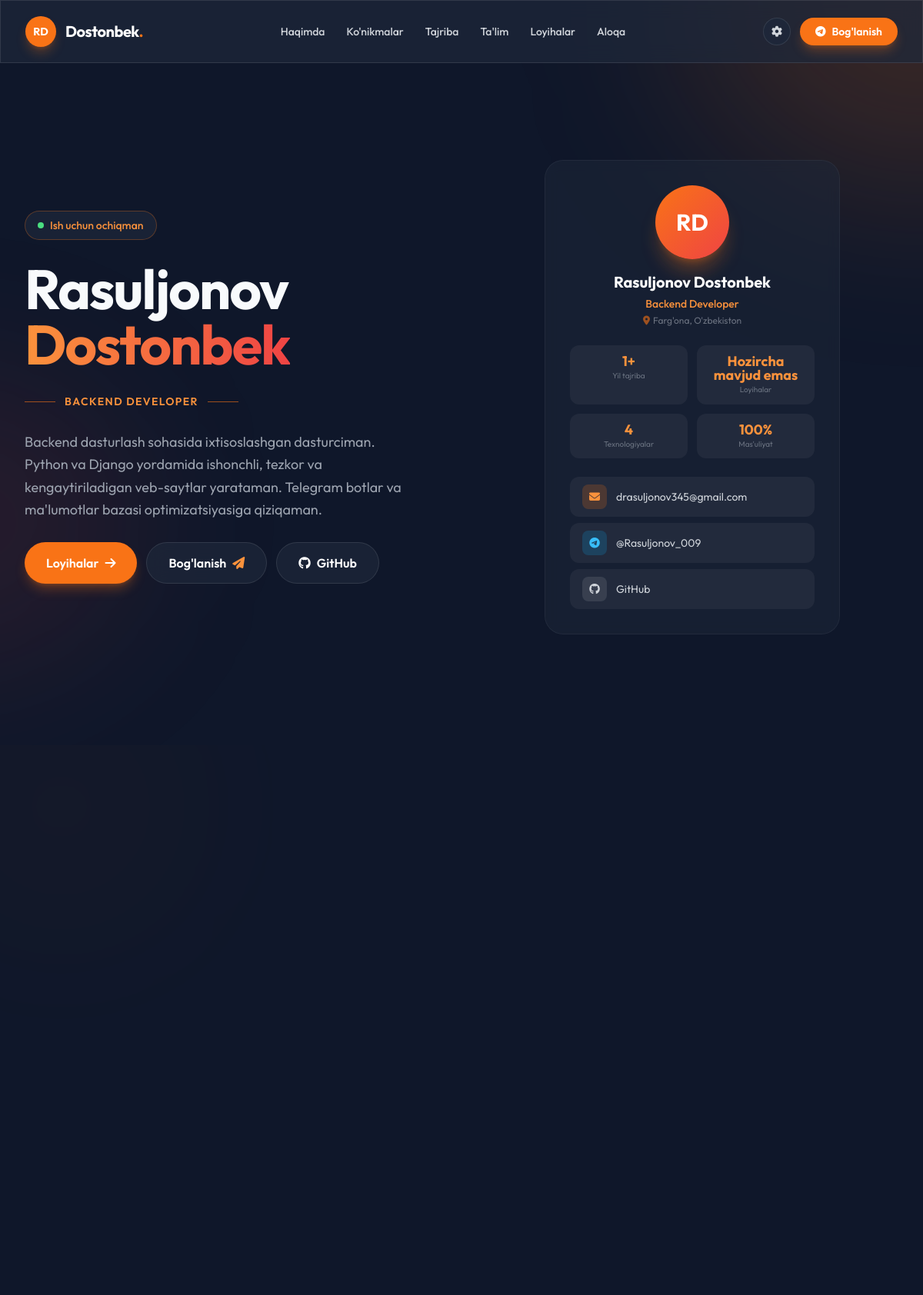
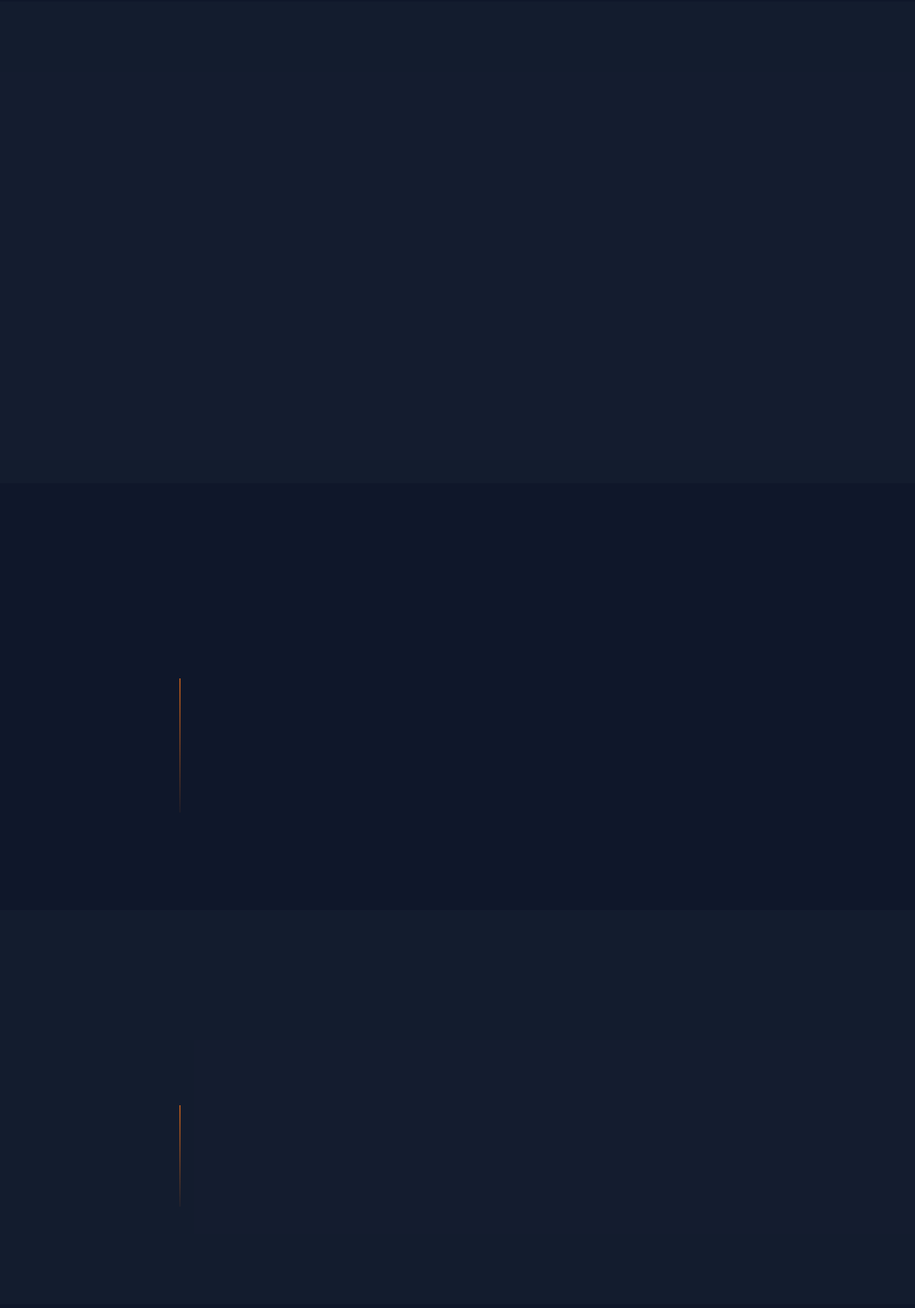
The page / (upper part) on the database its author committed (2 pictures, top to bottom).
### portfolio/models.py (models this page shows, shortened)
class Profile(models.Model):
    name        = models.CharField(max_length=100, verbose_name="Ism-familiya")
    role        = models.CharField(max_length=100, verbose_name="Kasb/Rol")
    bio         = models.TextField(verbose_name="Bio (o'zingiz haqingizda)")
    location    = models.CharField(max_length=100, verbose_name="Joylashuv")
    email       = models.EmailField(verbose_name="Email")
    github      = models.URLField(blank=True, verbose_name="GitHub URL")
    telegram    = models.URLField(blank=True, verbose_name="Telegram URL")
    linkedin    = models.URLField(blank=True, verbose_name="LinkedIn URL")
    experience  = models.CharField(max_length=50, default="1+ yil", verbose_name="Tajriba (masalan: 1+ yil)")
    class Meta:
        verbose_name = "Profil"
        verbose_name_plural = "Profil"

class Stat(models.Model):
    num     = models.CharField(max_length=20, verbose_name="Raqam (masalan: 10+)")
    label   = models.CharField(max_length=50, verbose_name="Izoh (masalan: Loyihalar)")
    icon    = models.CharField(max_length=60, default="fa-star", verbose_name="Font Awesome icon class")
    order   = models.PositiveSmallIntegerField(default=0, verbose_name="Tartib")
    class Meta:
        verbose_name = "Statistika"
        verbose_name_plural = "Statistikalar"
        ordering = ['order']

### portfolio/views.py (the view)
def index(request):
    profile     = Profile.objects.first()
    stats       = Stat.objects.all()
    skills      = Skill.objects.all()
    experiences = Experience.objects.all()
    education   = Education.objects.all()
    projects    = Project.objects.all()
    context = {
        "profile":     profile,
        "stats":       stats,
        "skills":      skills,
        "experiences": experiences,
        "education":   education,
        "projects":    projects,
        "nav_items":   NAV_ITEMS,
    }
    return render(request, 'portfolio/index.html', context)

### portfolio/models.py (called while the page is built)
    def tags_list(self):
        return [t.strip() for t in self.tags.split(',') if t.strip()]

    def tags_list(self):
        return [t.strip() for t in self.tags.split(',') if t.strip()]

### portfolio/templates/portfolio/index.html (shortened to what this page needs)
{% extends 'base.html' %}
{% block main %}
<section id="about" class="py-24 relative overflow-hidden">
  <div class="blob-orange -top-20 -left-20 w-80 h-80 opacity-20"></div>
  <div class="max-w-7xl mx-auto px-4 sm:px-6 lg:px-8">
    {% if profile %}
    <div class="grid grid-cols-1 lg:grid-cols-2 gap-12 items-start">
    </div>
    {% else %}
    <div class="text-center py-10"><p class="text-gray-500">Admin panelda profil ma'lumotlarini kiriting.</p></div>
    {% endif %}
  </div>
</section>
<section id="skills" class="py-24 bg-dark-800/30">
  <div class="max-w-7xl mx-auto px-4 sm:px-6 lg:px-8">
    {% if skills %}
    <div class="grid grid-cols-1 md:grid-cols-2 gap-6">
    </div>
    {% else %}
    <div class="text-center py-10"><p class="text-gray-500">Admin panelda ko'nikmalar qo'shing.</p></div>
    {% endif %}
  </div>
</section>
<section id="experience" class="py-24">
  <div class="max-w-7xl mx-auto px-4 sm:px-6 lg:px-8">
    <div class="max-w-3xl mx-auto">
      {% if experiences %}
      <div class="relative pl-12">
        <div class="timeline-line"></div>
      </div>
      {% else %}
      <div class="text-center py-10"><p class="text-gray-500">Admin panelda tajriba qo'shing.</p></div>
      {% endif %}
    </div>
  </div>
</section>
<section id="education" class="py-24 bg-dark-800/30">
  <div class="max-w-7xl mx-auto px-4 sm:px-6 lg:px-8">
    <div class="max-w-3xl mx-auto">
      {% if education %}
      <div class="relative pl-12">
        <div class="timeline-line"></div>
      </div>
      {% else %}
      <div class="text-center py-10"><p class="text-gray-500">Admin panelda ta'lim qo'shing.</p></div>
      {% endif %}
    </div>
  </div>
</section>
<section id="projects" class="py-24 relative overflow-hidden">
  <div class="blob-orange top-0 right-0 w-96 h-96 opacity-10"></div>
</section>
{% endblock main %}

### templates/base.html (shortened to what this page needs)
<!DOCTYPE html>
<html lang="uz">
<head>
  {% include 'components/_scripts_and_styles.html' %}
</head>
<body class="bg-dark-900 text-slate-50 font-outfit antialiased">
  {% include 'components/_navbar.html' %}
  {% include 'components/_hero.html' %}
  {% block main %}{% endblock main %}
</body>
</html>

### templates/components/_scripts_and_styles.html (shortened to what this page needs)
{% load static %}
<script src="https://cdn.tailwindcss.com"></script>
<link rel="stylesheet" href="https://cdnjs.cloudflare.com/ajax/libs/font-awesome/6.4.0/css/all.min.css">
<link rel="stylesheet" href="{% static 'assets/css/style.css' %}">

### templates/components/_navbar.html (shortened to what this page needs)
<nav class="fixed w-full z-40 glass top-0 transition-all duration-300">
  <div class="max-w-7xl mx-auto px-4 sm:px-6 lg:px-8">
    <div class="flex justify-between items-center h-20">
      <a href="{% url 'index' %}" class="flex items-center gap-3 group">
        <div class="w-10 h-10 rounded-full bg-primary-500 flex items-center justify-center text-white font-bold shadow-lg shadow-primary-500/30 group-hover:scale-110 transition">
          <span class="text-sm font-bold">RD</span>
        </div>
        <span class="font-bold text-xl tracking-tight text-white">Dostonbek<span class="text-primary-500">.</span></span>
      </a>
      <div class="hidden md:flex items-center space-x-7">
        <a href="#about"      class="text-gray-300 hover:text-primary-400 font-medium transition text-sm">Haqimda</a>
        <a href="#skills"     class="text-gray-300 hover:text-primary-400 font-medium transition text-sm">Ko'nikmalar</a>
        <a href="#experience" class="text-gray-300 hover:text-primary-400 font-medium transition text-sm">Tajriba</a>
        <a href="#education"  class="text-gray-300 hover:text-primary-400 font-medium transition text-sm">Ta'lim</a>
        <a href="#projects"   class="text-gray-300 hover:text-primary-400 font-medium transition text-sm">Loyihalar</a>
        <a href="#contact"    class="text-gray-300 hover:text-primary-400 font-medium transition text-sm">Aloqa</a>
      </div>
      <div class="hidden md:flex items-center gap-3">
        <a href="/admin/" class="w-9 h-9 glass rounded-full flex items-center justify-center text-gray-300 hover:text-primary-400 hover:border-primary-500/40 transition" title="Admin panel">
          <i class="fas fa-cog text-sm"></i>
        </a>
        {% if profile.telegram %}
        <a href="{{ profile.telegram }}" target="_blank"
           class="bg-primary-500 hover:bg-primary-600 text-white px-5 py-2 rounded-full font-semibold text-sm transition shadow-lg shadow-primary-500/30 flex items-center gap-2">
          <i class="fa-brands fa-telegram"></i> Bog'lanish
        </a>
        {% endif %}
      </div>
    </div>
  </div>
</nav>

### templates/components/_hero.html (shortened to what this page needs)
<section class="relative pt-36 pb-24 lg:pt-52 lg:pb-36 overflow-hidden">
  <div class="blob-orange -top-1/4 -right-1/4 w-1/2 h-1/2"></div>
  <div class="blob-red top-1/2 -left-1/4 w-2/5 h-2/5"></div>
  <div class="max-w-7xl mx-auto px-4 sm:px-6 lg:px-8 relative">
    {% if profile %}
    <div class="grid grid-cols-1 lg:grid-cols-2 gap-16 items-center">
      <div class="space-y-7 text-center lg:text-left">
        <div class="inline-flex items-center gap-2 px-4 py-2 rounded-full glass border border-primary-500/30 text-primary-400 text-sm font-medium">
          <span class="w-2 h-2 rounded-full bg-green-400 animate-pulse"></span>
          Ish uchun ochiqman
        </div>
        <h1 class="text-5xl lg:text-7xl font-bold leading-tight tracking-tight">
          Rasuljonov<br>
          <span class="text-transparent bg-clip-text bg-gradient-to-r from-primary-400 to-red-500">Dostonbek</span>
        </h1>
        <div class="flex items-center gap-3 justify-center lg:justify-start">
          <div class="h-px w-10 bg-primary-500/60"></div>
          <span class="text-primary-400 font-semibold tracking-widest text-sm uppercase">{{ profile.role }}</span>
          <div class="h-px w-10 bg-primary-500/60"></div>
        </div>
        <p class="text-gray-400 text-lg leading-relaxed lg:max-w-lg mx-auto lg:mx-0">{{ profile.bio }}</p>
        <div class="flex flex-wrap gap-3 justify-center lg:justify-start">
          <a href="#projects" class="bg-primary-500 hover:bg-primary-600 text-white px-7 py-3.5 rounded-full font-semibold transition shadow-lg shadow-primary-500/30 flex items-center gap-2 hover:-translate-y-1">
            Loyihalar <i class="fas fa-arrow-right"></i>
          </a>
          <a href="#contact" class="glass px-7 py-3.5 rounded-full font-semibold text-white hover:bg-white/10 transition flex items-center gap-2 hover:-translate-y-1">
            Bog'lanish <i class="fas fa-paper-plane text-primary-400"></i>
          </a>
          {% if profile.github %}
          <a href="{{ profile.github }}" target="_blank" class="glass px-7 py-3.5 rounded-full font-semibold text-white hover:bg-white/10 transition flex items-center gap-2 hover:-translate-y-1">
            <i class="fa-brands fa-github"></i> GitHub
          </a>
          {% endif %}
        </div>
      </div>
      <div class="relative mt-8 lg:mt-0 flex justify-center">
        <div class="glass-card rounded-3xl p-8 w-full max-w-sm relative z-10">
          <div class="flex flex-col items-center text-center mb-6">
            <div class="w-24 h-24 rounded-full bg-gradient-to-br from-primary-500 to-red-500 flex items-center justify-center text-white text-3xl font-bold shadow-xl shadow-primary-500/30 mb-4">
              RD
            </div>
            <h3 class="text-white font-bold text-xl">{{ profile.name }}</h3>
            <p class="text-primary-400 text-sm font-medium mt-1">{{ profile.role }}</p>
            <p class="text-gray-500 text-xs mt-1 flex items-center gap-1">
              <i class="fas fa-map-marker-alt text-primary-500/60"></i> {{ profile.location }}
            </p>
          </div>
          <div class="grid grid-cols-2 gap-3 mb-6">
            {% for stat in stats %}
            <div class="bg-white/5 rounded-xl p-3 text-center">
              <p class="text-primary-400 font-bold text-lg leading-none">{{ stat.num }}</p>
              <p class="text-gray-500 text-[10px] mt-1 leading-tight">{{ stat.label }}</p>
            </div>
            {% endfor %}
          </div>
          <div class="flex flex-col gap-2">
            <a href="mailto:{{ profile.email }}" class="flex items-center gap-3 px-4 py-2.5 bg-white/5 hover:bg-primary-500/20 rounded-xl transition group">
              <div class="w-8 h-8 rounded-lg bg-primary-500/20 flex items-center justify-center text-primary-400 group-hover:bg-primary-500/30 transition">
                <i class="fas fa-envelope text-sm"></i>
              </div>
              <span class="text-gray-300 text-sm truncate">{{ profile.email }}</span>
            </a>
            {% if profile.telegram %}
            <a href="{{ profile.telegram }}" target="_blank" class="flex items-center gap-3 px-4 py-2.5 bg-white/5 hover:bg-sky-500/20 rounded-xl transition group">
              <div class="w-8 h-8 rounded-lg bg-sky-500/20 flex items-center justify-center text-sky-400 group-hover:bg-sky-500/30 transition">
                <i class="fa-brands fa-telegram text-sm"></i>
              </div>
              <span class="text-gray-300 text-sm">@Rasuljonov_009</span>
            </a>
            {% endif %}
            {% if profile.github %}
            <a href="{{ profile.github }}" target="_blank" class="flex items-center gap-3 px-4 py-2.5 bg-white/5 hover:bg-white/10 rounded-xl transition group">
              <div class="w-8 h-8 rounded-lg bg-white/10 flex items-center justify-center text-gray-300 group-hover:bg-white/20 transition">
                <i class="fa-brands fa-github text-sm"></i>
              </div>
              <span class="text-gray-300 text-sm">GitHub</span>
            </a>
            {% endif %}
          </div>
        </div>
      </div>
    </div>
    {% endif %}
  </div>
</section>

### staticfiles/assets/css/style.css (style rules this page uses)
:root { --primary: #f97316; --primary-hover: #ea580c; --bg-dark: #0f172a; --text-main: #f8fafc; }
body { font-family: 'Outfit', sans-serif; background-color: var(--bg-dark); color: var(--text-main); scroll-behavior: smooth; }
.glass { background: rgba(30, 41, 59, 0.7); backdrop-filter: blur(12px); -webkit-backdrop-filter: blur(12px); border: 1px solid rgba(255,255,255,0.1); }
.glass-card { background: rgba(30, 41, 59, 0.5); backdrop-filter: blur(8px); -webkit-backdrop-filter: blur(8px); border: 1px solid rgba(255,255,255,0.05); transition: transform 0.3s ease, box-shadow 0.3s ease, border-color 0.3s ease; }
.blob-orange { position: absolute; border-radius: 50%; filter: blur(120px); background: rgba(249,115,22,0.18); pointer-events: none; }
.blob-red { position: absolute; border-radius: 50%; filter: blur(100px); background: rgba(239,68,68,0.1); pointer-events: none; }
.timeline-line { position: absolute; left: 19px; top: 24px; bottom: 0; width: 2px; background: linear-gradient(180deg, rgba(249,115,22,0.6) 0%, rgba(249,115,22,0.05) 100%); }

### rows shown on the page
Profile: role "BACKEND DEVELOPER", bio "Backend dasturlash sohasida ixtisoslashgan dasturciman. Python va Django yordamida ishonchli, tezkor va kengaytiriladigan veb-saytlar yarataman. Telegram botlar va ma'lumotlar bazasi optimizatsiyasiga qiziqaman.", name "Rasuljonov Dostonbek", role "Backend Developer", location "Farg'ona, O'zbekiston", email "drasuljonov345@gmail.com"
Stat: num "1+", label "Yil tajriba"
Stat: num "Hozircha mavjud emas", label "Loyihalar"
Stat: num "4", label "Texnologiyalar"
Stat: num "100%", label "Mas'uliyat"
